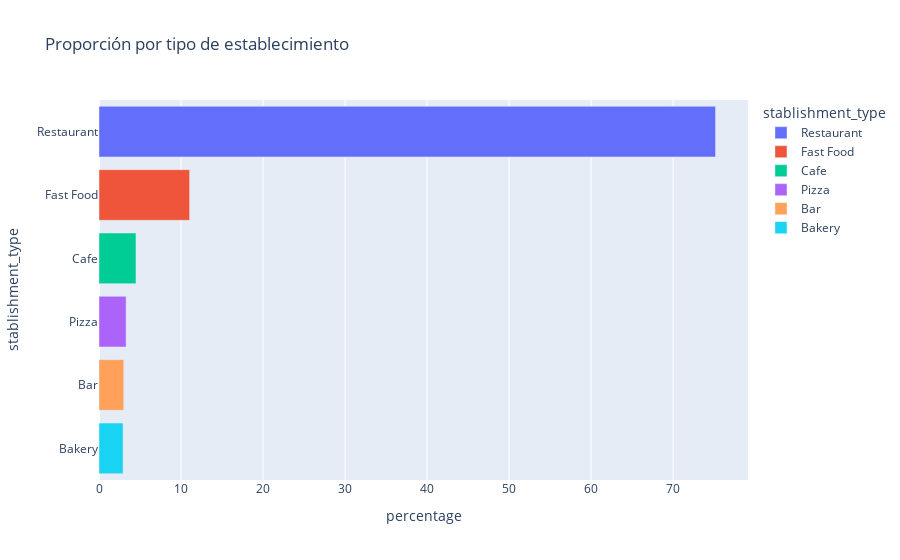

The code cell stored with this chart in its notebook:
### Markdown cell above
<div class="alert alert-block alert-success">
<b>Comentario del revisor (1ra Iteración)</b> <a class=“tocSkip”></a>

Buen trabajo, otra forma más rápida de obtener los porcentajes es en el value_counts() especificar `normalize=True` y esto te dará el resultado en valores de 0 a 1, donde 1 es 100%. Ejemplo:
    
```Python
df['object_type'].value_counts(normalize=True)
```
    
Y tendrás un resultado cómo el siguiente:
```
Restaurant    0.751762
Fast Food     0.110489
Cafe          0.045087
Pizza         0.033064
Bar           0.030265
Bakery        0.029333
Name: object_type, dtype: float64
```
</div>

### Code cell
display(stablishments_proportion)

fig = px.bar(stablishments_proportion, y='stablishment_type', x='percentage', color='stablishment_type', orientation='h', title='Proporción por tipo de establecimiento') 

fig.show()

### Figure 1 — Plotly figure (JSON) as saved in the notebook; plotly's stock layout.template omitted (floating-point values rounded to 4 significant figures)
{"data": [{"alignmentgroup": "True", "hovertemplate": "stablishment_type=%{y}<br>percentage=%{x}<extra></extra>", "legendgroup": "Restaurant", "marker": {"color": "#636efa", "pattern": {"shape": ""}}, "name": "Restaurant", "offsetgroup": "Restaurant", "orientation": "h", "showlegend": true, "textposition": "auto", "type": "bar", "x": [75.18], "xaxis": "x", "y": ["Restaurant"], "yaxis": "y"}, {"alignmentgroup": "True", "hovertemplate": "stablishment_type=%{y}<br>percentage=%{x}<extra></extra>", "legendgroup": "Fast Food", "marker": {"color": "#EF553B", "pattern": {"shape": ""}}, "name": "Fast Food", "offsetgroup": "Fast Food", "orientation": "h", "showlegend": true, "textposition": "auto", "type": "bar", "x": [11.05], "xaxis": "x", "y": ["Fast Food"], "yaxis": "y"}, {"alignmentgroup": "True", "hovertemplate": "stablishment_type=%{y}<br>percentage=%{x}<extra></extra>", "legendgroup": "Cafe", "marker": {"color": "#00cc96", "pattern": {"shape": ""}}, "name": "Cafe", "offsetgroup": "Cafe", "orientation": "h", "showlegend": true, "textposition": "auto", "type": "bar", "x": [4.509], "xaxis": "x", "y": ["Cafe"], "yaxis": "y"}, {"alignmentgroup": "True", "hovertemplate": "stablishment_type=%{y}<br>percentage=%{x}<extra></extra>", "legendgroup": "Pizza", "marker": {"color": "#ab63fa", "pattern": {"shape": ""}}, "name": "Pizza", "offsetgroup": "Pizza", "orientation": "h", "showlegend": true, "textposition": "auto", "type": "bar", "x": [3.306], "xaxis": "x", "y": ["Pizza"], "yaxis": "y"}, {"alignmentgroup": "True", "hovertemplate": "stablishment_type=%{y}<br>percentage=%{x}<extra></extra>", "legendgroup": "Bar", "marker": {"color": "#FFA15A", "pattern": {"shape": ""}}, "name": "Bar", "offsetgroup": "Bar", "orientation": "h", "showlegend": true, "textposition": "auto", "type": "bar", "x": [3.027], "xaxis": "x", "y": ["Bar"], "yaxis": "y"}, {"alignmentgroup": "True", "hovertemplate": "stablishment_type=%{y}<br>percentage=%{x}<extra></extra>", "legendgroup": "Bakery", "marker": {"color": "#19d3f3", "pattern": {"shape": ""}}, "name": "Bakery", "offsetgroup": "Bakery", "orientation": "h", "showlegend": true, "textposition": "auto", "type": "bar", "x": [2.933], "xaxis": "x", "y": ["Bakery"], "yaxis": "y"}], "layout": {"barmode": "relative", "legend": {"title": {"text": "stablishment_type"}, "tracegroupgap": 0}, "title": {"text": "Proporción por tipo de establecimiento"}, "xaxis": {"anchor": "y", "domain": [0, 1], "title": {"text": "percentage"}}, "yaxis": {"anchor": "x", "categoryarray": ["Bakery", "Bar", "Pizza", "Cafe", "Fast Food", "Restaurant"], "categoryorder": "array", "domain": [0, 1], "title": {"text": "stablishment_type"}}}}
